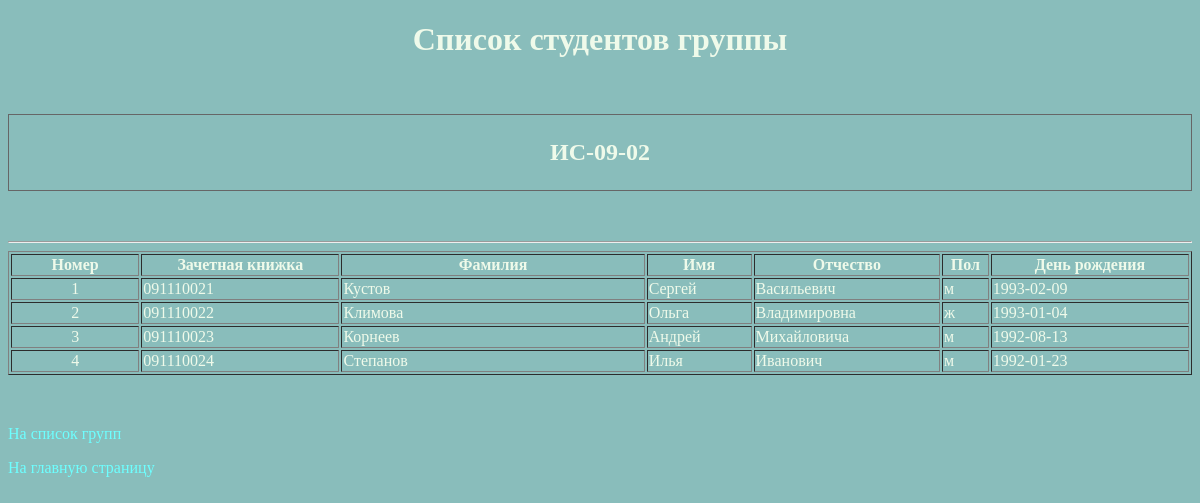
Screenshot of /project/students?group=2 with the database file from the repository.
### tables this page shows
CREATE TABLE IF NOT EXISTS `groups` (
  `group_id` smallint(6) NOT NULL AUTO_INCREMENT,
  `group_name` char(10) DEFAULT NULL,
  PRIMARY KEY (`group_id`)
);

CREATE TABLE IF NOT EXISTS `students` (
  `stud_id` smallint(6) NOT NULL AUTO_INCREMENT,
  `group_name` smallint(6) NOT NULL,
  `number` char(9) NOT NULL,
  `surname` char(15) DEFAULT NULL,
  `name` char(10) DEFAULT NULL,
  `patronymic` char(15) DEFAULT NULL,
  `gender` enum('м','ж') DEFAULT NULL,
  `birthday` date DEFAULT NULL,
  PRIMARY KEY (`stud_id`),
  UNIQUE KEY `number` (`number`) USING BTREE,
  KEY `group` (`group_name`)
);

### project/students.php (the view, shortened to what this page needs)
<?php require_once('Connections/studies_date.php'); ?>
<?php
$colname_group = "-1";
if (isset($_GET['group'])) {
  $colname_group = (get_magic_quotes_gpc()) ? $_GET['group'] : addslashes($_GET['group']);
}
mysqli_select_db($studies_date, $database_studies_date);
$query_group = sprintf("SELECT `group_name` FROM groups WHERE group_id = %s", $colname_group);
$group = mysqli_query($studies_date, $query_group) or die($studies_date->error);
$row_group = mysqli_fetch_assoc($group);
mysqli_select_db($studies_date, $database_studies_date);
$query_students = sprintf("SELECT * FROM students WHERE `group_name` = %s ORDER BY number ASC", $colname_group);
$students = mysqli_query($studies_date, $query_students) or die($studies_date->error);
$row_students = mysqli_fetch_assoc($students);
$totalRows_students = mysqli_num_rows($students);
?>
<!DOCTYPE html>
<html>
<head>
  <link href="styles.css" rel="stylesheet" type="text/css">
</head>
<body>
	<h1>Список студентов группы</h1>
	<p>&nbsp;</p>
	<div class="fullnote">
		<h2><?php
		echo $row_group['group_name']; ?></h2>
	</div>
	<p>&nbsp;</p>
		<hr>
	<?php if ($totalRows_students > 0) {  ?>
	      <table width="100%"  border="1" cellspacing="2" cellpadding="1">
            <tr>
              <th width="11%" scope="col">Номер</th>
              <th width="17%" scope="col">Зачетная книжка </th>
              <th width="26%" scope="col">Фамилия</th>
              <th width="9%" scope="col">Имя</th>
              <th width="16%" scope="col">Отчество</th>
              <th width="4%" scope="col">Пол</th>
              <th width="17%" scope="col">День рождения</th>
            </tr>
<?php $i=1 ?>
<?php do { ?>
            <tr>
              <td class="center"><?php echo $i; ?></td>
              <td><?php echo $row_students['number']; ?></td>
              <td><?php echo $row_students['surname']; ?></td>
              <td><?php echo $row_students['name']; ?></td>
              <td><?php echo $row_students['patronymic']; ?></td>
              <td><?php echo $row_students['gender']; ?></td>
              <td><?php echo $row_students['birthday']; ?></td>
            </tr>
<?php $i++ ?>
<?php } while ($row_students = mysqli_fetch_assoc($students)); ?>
          </table>
<?php }  ?>
<p>&nbsp;</p>
<p><a href="groups">На список групп</a> </p>
<p><a href="/">На главную страницу</a> </p>
</body>
</html>

### project/styles.css (style rules this page uses)
body { background-color: #89bdbb; color: #effaea; }
h1 { text-align: center; }
h2 { text-align: center; }
.fullnote { border: thin solid #666666; padding: 4px; }
.center { text-align: center; }
a { color: #6DFFFF; text-decoration: none; transition: color 1s, border 0.5s; }

### rows the page displays
groups: group_name "ИС-09-02"
students: number "091110021", surname "Кустов", name "Сергей", patronymic "Васильевич", gender "м", birthday "1993-02-09"
students: number "091110022", surname "Климова", name "Ольга", patronymic "Владимировна", gender "ж", birthday "1993-01-04"
students: number "091110023", surname "Корнеев", name "Андрей", patronymic "Михайловича", gender "м", birthday "1992-08-13"
students: number "091110024", surname "Степанов", name "Илья", patronymic "Иванович", gender "м", birthday "1992-01-23"
